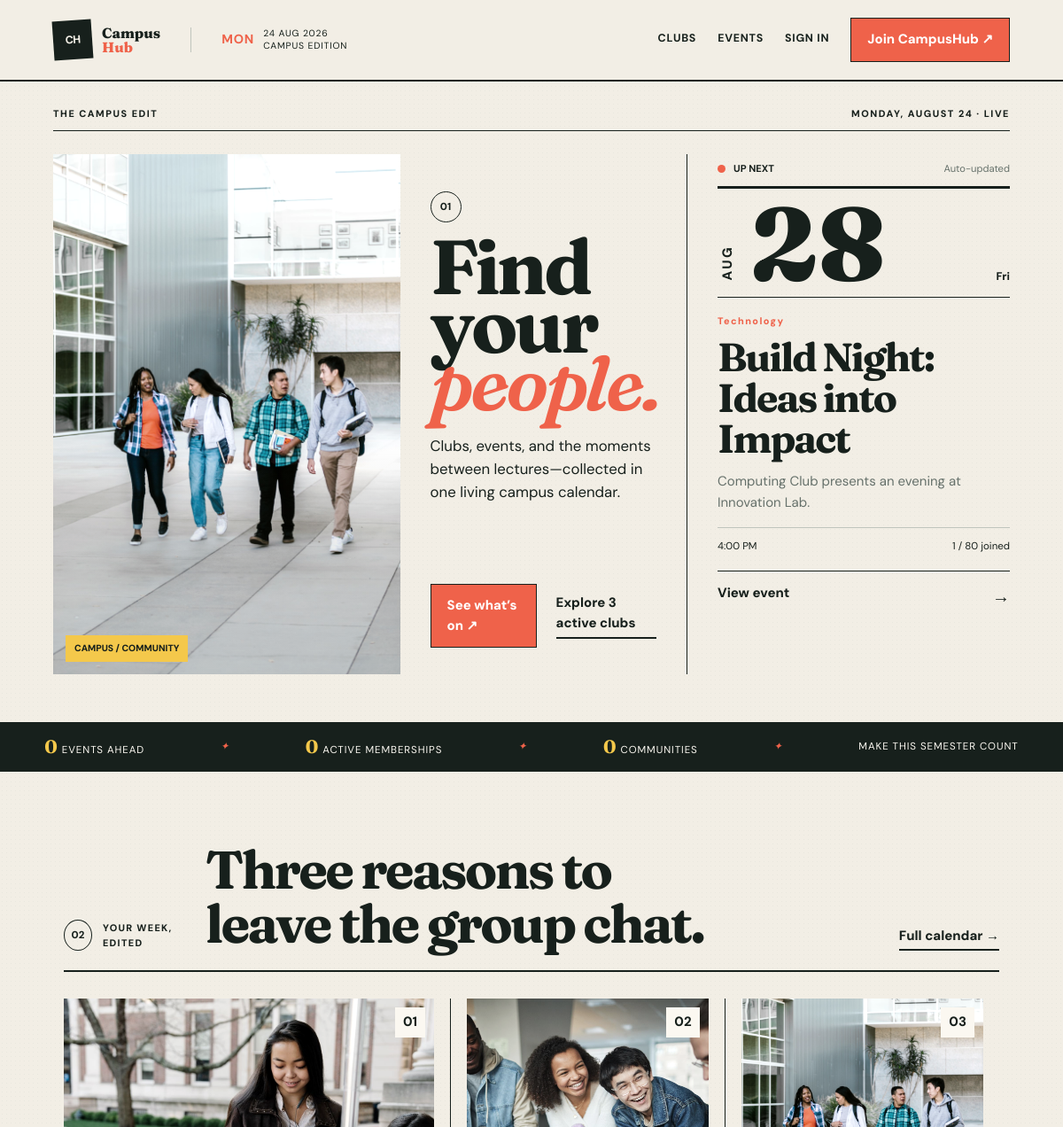
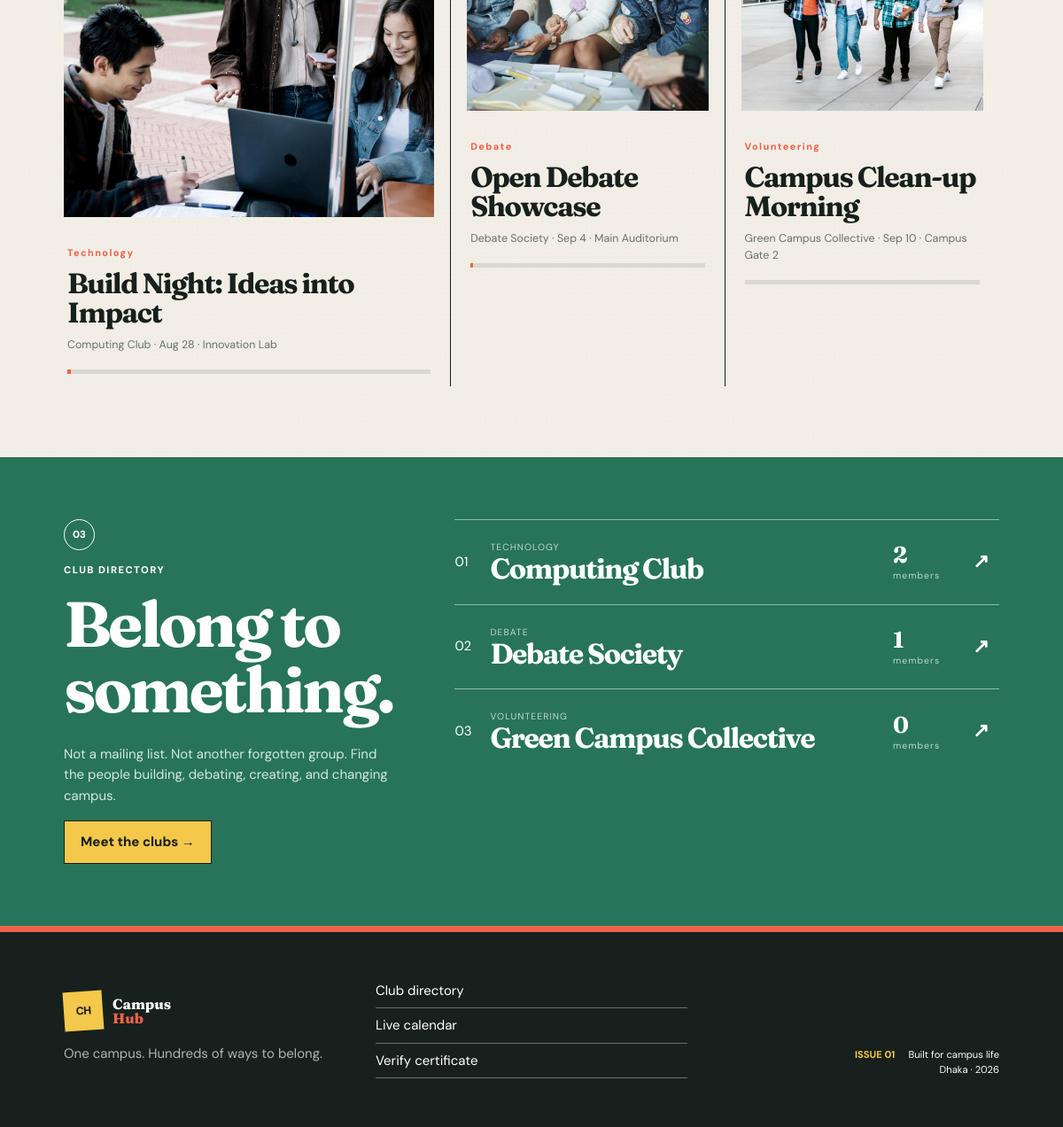
The page / on the database its author committed (2 pictures, top to bottom).
### tables this page shows
CREATE TABLE events (
  event_id BIGINT UNSIGNED AUTO_INCREMENT PRIMARY KEY,
  club_id BIGINT UNSIGNED NOT NULL,
  created_by_user_id BIGINT UNSIGNED NOT NULL,
  title VARCHAR(180) NOT NULL,
  description TEXT NOT NULL,
  event_category VARCHAR(80) NOT NULL,
  event_date DATE NOT NULL,
  start_time TIME NOT NULL,
  end_time TIME NULL,
  venue VARCHAR(180) NOT NULL,
  maximum_participants INT UNSIGNED NOT NULL,
  registration_deadline DATE NULL,
  poster VARCHAR(255) NULL,
  status ENUM('Draft','Upcoming','Ongoing','Completed','Cancelled') NOT NULL DEFAULT 'Draft',
  created_at TIMESTAMP NOT NULL DEFAULT CURRENT_TIMESTAMP,
  updated_at TIMESTAMP NOT NULL DEFAULT CURRENT_TIMESTAMP ON UPDATE CURRENT_TIMESTAMP,
  CONSTRAINT fk_event_club FOREIGN KEY (club_id) REFERENCES clubs(club_id) ON DELETE CASCADE,
  CONSTRAINT fk_event_creator FOREIGN KEY (created_by_user_id) REFERENCES users(user_id),
  CONSTRAINT chk_event_capacity CHECK (maximum_participants > 0),
  CONSTRAINT chk_event_deadline CHECK (registration_deadline IS NULL OR registration_deadline <= event_date),
  INDEX idx_event_discovery (status, event_date, event_category)
);

CREATE TABLE clubs (
  club_id BIGINT UNSIGNED AUTO_INCREMENT PRIMARY KEY,
  club_name VARCHAR(140) NOT NULL UNIQUE,
  description TEXT NOT NULL,
  category VARCHAR(80) NOT NULL,
  logo VARCHAR(255) NULL,
  contact_information VARCHAR(190) NULL,
  status ENUM('Pending','Active','Suspended') NOT NULL DEFAULT 'Pending',
  created_at TIMESTAMP NOT NULL DEFAULT CURRENT_TIMESTAMP,
  INDEX idx_club_category_status (category, status)
);

### includes/functions.php (called while the page is built, shortened)
<?php
function e(?string $value): string
{
    return htmlspecialchars($value ?? '', ENT_QUOTES, 'UTF-8');
}
function user(): ?array
{
    return $_SESSION['user'] ?? null;
}
function active_page(string $file): string
{
    return basename($_SERVER['PHP_SELF']) === $file ? 'active' : '';
}

### config/database.php (called while the page is built, shortened)
<?php
function db(): PDO
{
    static $pdo = null;
    if ($pdo instanceof PDO) {
        return $pdo;
    }
    $dsn = sprintf('mysql:host=%s;port=%s;dbname=%s;charset=utf8mb4', DB_HOST, DB_PORT, DB_NAME);
    try {
        $pdo = new PDO($dsn, DB_USER, DB_PASS, [
            PDO::ATTR_ERRMODE => PDO::ERRMODE_EXCEPTION,
            PDO::ATTR_DEFAULT_FETCH_MODE => PDO::FETCH_ASSOC,
            PDO::ATTR_EMULATE_PREPARES => false,
        ]);
    } catch (PDOException $exception) {
        http_response_code(500);
        exit('Database connection failed. Import database/schema.sql and database/seed.sql in phpMyAdmin, then check config/database.php.');
    }
    return $pdo;
}

### index.php (the view, shortened to what this page needs)
<?php
$stats=['clubs'=>(int)db()->query("SELECT COUNT(*) FROM clubs WHERE status='Active'")->fetchColumn(),'events'=>(int)db()->query("SELECT COUNT(*) FROM events WHERE status='Upcoming' AND event_date>=CURDATE()")->fetchColumn(),'members'=>(int)db()->query("SELECT COUNT(*) FROM club_membership WHERE approval_status='Approved' AND membership_status='Active'")->fetchColumn()];
$featured=db()->query("SELECT e.*,c.club_name,COUNT(er.registration_id) registration_count FROM events e JOIN clubs c ON c.club_id=e.club_id LEFT JOIN event_registration er ON er.event_id=e.event_id AND er.registration_status='Registered' WHERE e.status='Upcoming' AND e.event_date>=CURDATE() GROUP BY e.event_id ORDER BY e.event_date,e.start_time LIMIT 3")->fetchAll();
$clubs=db()->query("SELECT c.*,COUNT(DISTINCT cm.membership_id) member_count,MIN(e.event_date) next_event FROM clubs c LEFT JOIN club_membership cm ON cm.club_id=c.club_id AND cm.approval_status='Approved' LEFT JOIN events e ON e.club_id=c.club_id AND e.status='Upcoming' AND e.event_date>=CURDATE() WHERE c.status='Active' GROUP BY c.club_id ORDER BY member_count DESC LIMIT 3")->fetchAll();
$hero=$featured[0]??null;
$images=['assets/images/campus-study.jpg','assets/images/club-collaboration.jpg','assets/images/campus-walk.jpg'];
$pageTitle='The campus, happening now';require __DIR__.'/includes/header.php';
?>
<section class="front-page">
  <div class="front-kicker"><span>THE CAMPUS EDIT</span><span><?=e(strtoupper(date('l, F j')))?> · LIVE</span></div>
  <div class="lead-grid">
    <article class="lead-story">
      <div class="lead-photo"><img src="assets/images/campus-walk.jpg" alt="Students walking together on campus"><span class="photo-label">CAMPUS / COMMUNITY</span></div>
      <div class="lead-copy"><span class="section-number">01</span><h1>Find your<br><em>people.</em></h1><p>Clubs, events, and the moments between lectures—collected in one living campus calendar.</p><div class="hero-actions"><a class="button button-coral" href="events.php">See what’s on ↗</a><a class="underlined-link" href="clubs.php">Explore <?= $stats['clubs'] ?> active clubs</a></div></div>
    </article>
    <aside class="now-column">
      <div class="now-head"><span class="live-pip"></span><strong>UP NEXT</strong><span>Auto-updated</span></div>
      <?php if($hero):?><div class="date-poster"><span><?=e(strtoupper(date('M',strtotime($hero['event_date']))))?></span><strong><?=e(date('d',strtotime($hero['event_date'])))?></strong><small><?=e(date('D',strtotime($hero['event_date'])))?></small></div><span class="story-tag"><?=e($hero['event_category'])?></span><h2><?=e($hero['title'])?></h2><p><?=e($hero['club_name'])?> presents an evening at <?=e($hero['venue'])?>.</p><div class="rule-meta"><span><?=e(date('g:i A',strtotime($hero['start_time'])))?></span><span><?=(int)$hero['registration_count']?> / <?=(int)$hero['maximum_participants']?> joined</span></div><a class="arrow-link" href="events.php">View event <b>→</b></a><?php endif;?>
    </aside>
  </div>
</section>
<section class="ticker" aria-label="Live campus statistics"><div class="ticker-track"><span><b data-count="<?=$stats['events']?>">0</b> events ahead</span><i>✦</i><span><b data-count="<?=$stats['members']?>">0</b> active memberships</span><i>✦</i><span><b data-count="<?=$stats['clubs']?>">0</b> communities</span><i>✦</i><span>Make this semester count</span></div></section>
<section class="editorial-section">
  <header class="editorial-heading"><div><span class="section-number">02</span><p>YOUR WEEK, EDITED</p></div><h2>Three reasons to<br>leave the group chat.</h2><a class="underlined-link" href="events.php">Full calendar →</a></header>
  <div class="story-grid"><?php foreach($featured as $i=>$event):?><article class="event-story reveal" style="--delay:<?=$i*90?>ms"><div class="story-image"><img src="<?=e($images[$i%count($images)])?>" alt=""><span><?=e(str_pad((string)($i+1),2,'0',STR_PAD_LEFT))?></span></div><div class="story-body"><span class="story-tag"><?=e($event['event_category'])?></span><h3><?=e($event['title'])?></h3><p><?=e($event['club_name'])?> · <?=e(date('M j',strtotime($event['event_date'])))?> · <?=e($event['venue'])?></p><div class="capacity"><span style="width:<?=min(100,round(((int)$event['registration_count']/(int)$event['maximum_participants'])*100))?>%"></span></div></div></article><?php endforeach;?></div>
</section>
<section class="club-spread"><div class="club-spread-intro"><span class="section-number">03</span><p>CLUB DIRECTORY</p><h2>Belong to<br>something.</h2><p>Not a mailing list. Not another forgotten group. Find the people building, debating, creating, and changing campus.</p><a class="button button-sun" href="clubs.php">Meet the clubs →</a></div><div class="club-stack"><?php foreach($clubs as $i=>$club):?><a href="clubs.php" class="club-line"><span>0<?=$i+1?></span><div><small><?=e(strtoupper($club['category']))?></small><h3><?=e($club['club_name'])?></h3></div><div><b><?=(int)$club['member_count']?></b><small>members</small></div><strong>↗</strong></a><?php endforeach;?></div></section>
<?php require __DIR__.'/includes/footer.php';?>

### includes/header.php (shortened to what this page needs)
<?php
$currentUser = user();
$managedNavigation = $currentUser ? managed_clubs() : [];
$unreadCount = $currentUser ? unread_notification_count() : 0;
?>
<!doctype html>
<html lang="en">
<head>
    <link rel="stylesheet" href="assets/style.css">
    <link rel="stylesheet" href="assets/expansion.css">
</head>
<body>
<header class="site-header">
    <a class="brand" href="index.php"><span class="brand-mark">CH</span><span>Campus<br><em>Hub</em></span></a>
    <div class="issue-stamp"><strong><?= e(strtoupper(date('D'))) ?></strong><span><?= e(date('d M Y')) ?><br>Campus edition</span></div>
    <nav class="nav-links" aria-label="Primary navigation">
        <a class="<?= active_page('clubs.php') ?>" href="clubs.php">Clubs</a>
        <a class="<?= active_page('events.php') ?>" href="events.php">Events</a>
        <?php if ($currentUser): ?>
            <a class="<?= active_page('memberships.php') ?>" href="memberships.php">Memberships</a>
            <?php if ($managedNavigation): ?><a class="<?= active_page('attendance.php') ?>" href="attendance.php">Attendance</a><a class="<?= active_page('announcements.php') ?>" href="announcements.php">Publish</a><?php endif; ?>
            <a class="<?= active_page('certificates.php') ?>" href="certificates.php">Passes</a>
            <a class="nav-notice <?= active_page('notifications.php') ?>" href="notifications.php">Inbox<?php if($unreadCount):?><b data-unread-count><?=$unreadCount?></b><?php endif;?></a>
            <a class="<?= active_page('dashboard.php') ?>" href="dashboard.php">Dashboard</a>
            <a class="profile-link" href="dashboard.php"><span><?= e(strtoupper(substr($currentUser['full_name'],0,1))) ?></span><?= e(explode(' ',$currentUser['full_name'])[0]) ?></a>
            <a class="button button-ink" href="logout.php">Sign out</a>
        <?php else: ?>
            <a href="login.php">Sign in</a>
            <a class="button button-coral" href="signup.php">Join CampusHub ↗</a>
        <?php endif; ?>
    </nav>
</header>
<main>

### includes/footer.php (shortened to what this page needs)
    </main>
    <footer class="site-footer"><div><a class="brand footer-brand" href="index.php"><span class="brand-mark">CH</span><span>Campus<br><em>Hub</em></span></a><p>One campus. Hundreds of ways to belong.</p></div><div class="footer-links"><a href="clubs.php">Club directory</a><a href="events.php">Live calendar</a><a href="verify-certificate.php">Verify certificate</a></div><div class="footer-issue"><strong>ISSUE 01</strong><span>Built for campus life<br>Dhaka · <?= date('Y') ?></span></div></footer>
</body>
</html>

### rows shown on the page
events: event_date "AUG", event_date "28", event_date "Fri", event_category "Technology", title "Build Night: Ideas into Impact", venue "Innovation Lab", start_time "4:00 PM", maximum_participants "80", shows a picture, i "01", club.club_name "Computing Club", event_date "Aug 28"
clubs: club_name "Computing Club", category "TECHNOLOGY", member_count "2"
events: shows a picture, i "02", event_category "Debate", title "Open Debate Showcase", club.club_name "Debate Society", event_date "Sep 4", venue "Main Auditorium"
events: shows a picture, i "03", event_category "Volunteering", title "Campus Clean-up Morning", club.club_name "Green Campus Collective", event_date "Sep 10", venue "Campus Gate 2"
clubs: category "DEBATE", club_name "Debate Society", member_count "1"
clubs: category "VOLUNTEERING", club_name "Green Campus Collective", member_count "0"

### other values the page prints
$stats['clubs'] "3"
$hero['registration_count'] "1"
